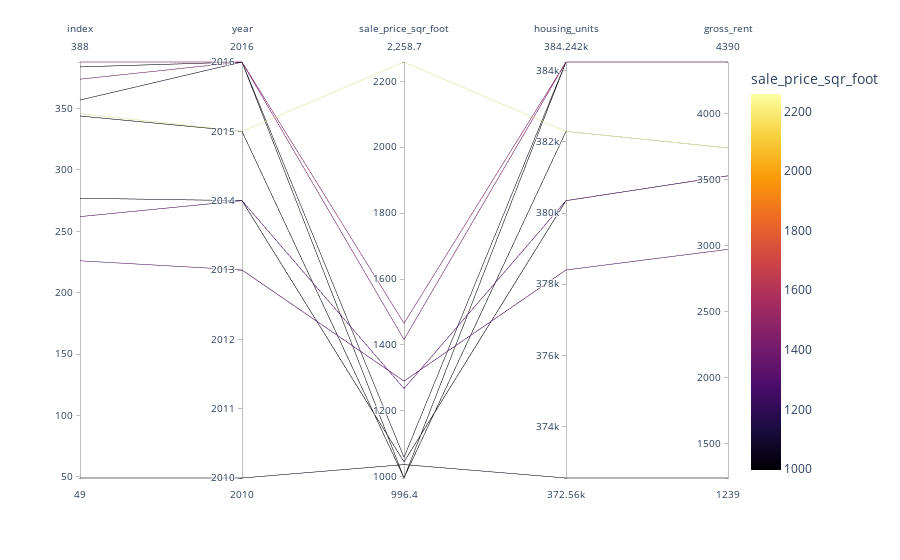

Notebook code cell kept with this figure:
### Code cell
# Parallel Coordinates Plot
# YOUR CODE HERE!
top_expensiv = sfo_data.groupby(by="neighborhood").mean()
top_expensive= dataframe_exp_neighbor_per_year.sort_values(
by="sale_price_sqr_foot", ascending=False).head(10)
top_expensive = top_expensive.reset_index()

parallel_coordinates = px.parallel_coordinates(
    top_expensive,
    color="sale_price_sqr_foot",
    color_continuous_scale=px.colors.sequential.Inferno,
)
parallel_coordinates

### Figure 1 — Plotly figure (JSON) as saved in the notebook; plotly's stock layout.template omitted (floating-point values rounded to 4 significant figures)
{"data": [{"dimensions": [{"label": "index", "values": [346, 388, 374, 226, 262, 357, 277, 49, 344, 384]}, {"label": "year", "values": [2015, 2016, 2016, 2013, 2014, 2016, 2014, 2010, 2015, 2016]}, {"label": "sale_price_sqr_foot", "values": [2259.0, 1466.0, 1417.0, 1290.0, 1268.0, 1059.0, 1045.0, 1037.0, 997.0, 996.4]}, {"label": "housing_units", "values": [382295, 384242, 384242, 378401, 380348, 384242, 380348, 372560, 382295, 384242]}, {"label": "gross_rent", "values": [3739, 4390, 4390, 2971, 3528, 4390, 3528, 1239, 3739, 4390]}], "domain": {"x": [0, 1], "y": [0, 1]}, "line": {"color": [2259.0, 1466.0, 1417.0, 1290.0, 1268.0, 1059.0, 1045.0, 1037.0, 997.0, 996.4], "coloraxis": "coloraxis"}, "name": "", "type": "parcoords"}], "layout": {"coloraxis": {"colorbar": {"title": {"text": "sale_price_sqr_foot"}}, "colorscale": [[0, "#000004"], [0.1111, "#1b0c41"], [0.2222, "#4a0c6b"], [0.3333, "#781c6d"], [0.4444, "#a52c60"], [0.5556, "#cf4446"], [0.6667, "#ed6925"], [0.7778, "#fb9b06"], [0.8889, "#f7d13d"], [1, "#fcffa4"]]}, "legend": {"tracegroupgap": 0}, "margin": {"t": 60}}}
